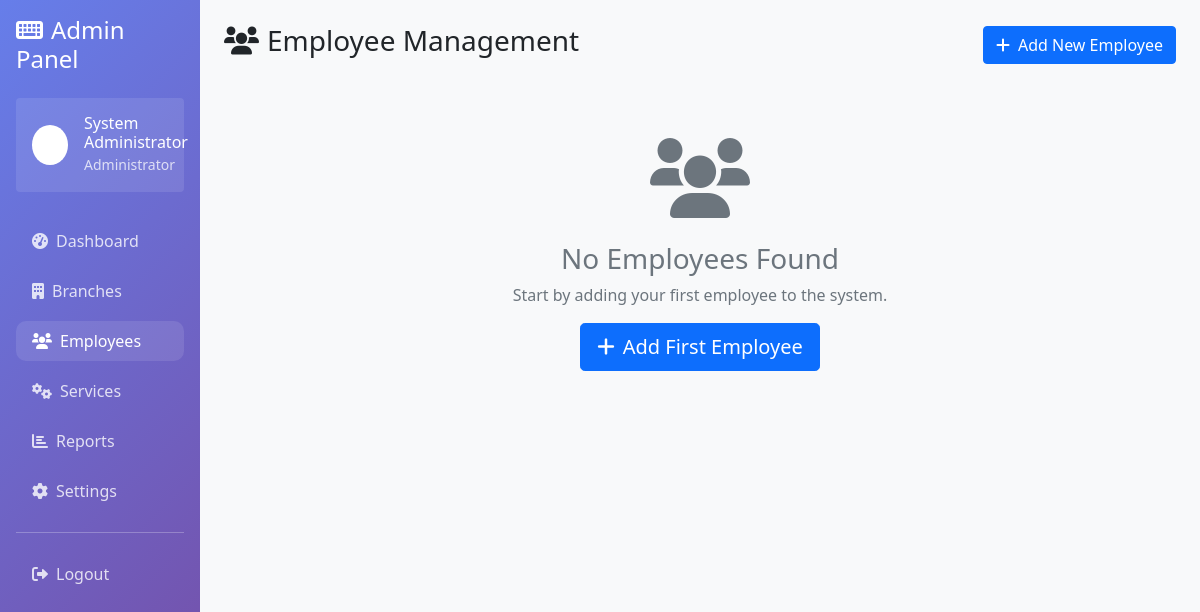
The app's page /admin/employees.php (signed in), older data.
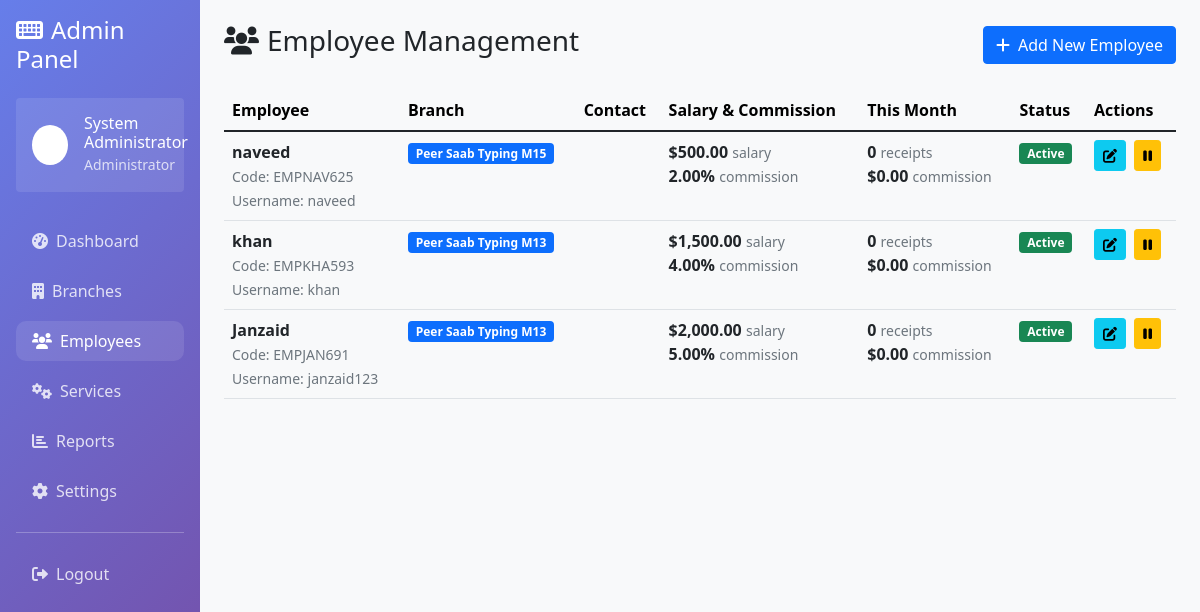
The same page, newer data.
### tables this page shows
CREATE TABLE employees (
            id INTEGER PRIMARY KEY AUTOINCREMENT,
            branch_id INTEGER NOT NULL,
            employee_code VARCHAR(20) UNIQUE NOT NULL,
            username VARCHAR(50) UNIQUE NOT NULL,
            password VARCHAR(255) NOT NULL,
            full_name VARCHAR(100) NOT NULL,
            email VARCHAR(100),
            phone VARCHAR(20),
            basic_salary DECIMAL(10,2) DEFAULT 0.00,
            commission_rate DECIMAL(5,2) DEFAULT 0.00,
            hire_date DATE NOT NULL,
            status TEXT DEFAULT 'active' CHECK (status IN ('active', 'inactive')),
            created_at DATETIME DEFAULT CURRENT_TIMESTAMP,
            FOREIGN KEY (branch_id) REFERENCES branches(id)
        );

### config/database.php (called while the page is built, shortened)
<?php
class Database {
    private $connection;
    public function __construct() {
        $this->db_path = __DIR__ . '/../data/typing_center.db';
        $dir = dirname($this->db_path);
        $this->connection = new PDO("sqlite:" . $this->db_path);
        $this->connection->setAttribute(PDO::ATTR_ERRMODE, PDO::ERRMODE_EXCEPTION);
        $this->connection->exec("PRAGMA foreign_keys = ON");
        $this->createTables();
    }
    public function getConnection() {
        return $this->connection;
    }
    private function createTables() {
        $this->connection->exec($sql);
        $stmt = $this->connection->prepare("SELECT COUNT(*) FROM admin");
        $stmt->execute();
        $stmt = $this->connection->prepare("SELECT COUNT(*) FROM services");
        $stmt->execute();
        $stmt = $this->connection->prepare("SELECT COUNT(*) FROM settings");
        $stmt->execute();
    }
}
?>

### includes/auth.php (called while the page is built, shortened)
<?php
class Auth {
    public function getUserInfo() {
        return [
            'id' => $_SESSION['user_id'] ?? null,
            'type' => $_SESSION['user_type'] ?? null,
            'username' => $_SESSION['username'] ?? null,
            'full_name' => $_SESSION['full_name'] ?? null,
            'branch_id' => $_SESSION['branch_id'] ?? null,
            'branch_name' => $_SESSION['branch_name'] ?? null
        ];
    }
}
?>

### admin/employees.php (the view, shortened to what this page needs)
<?php
require_once '../config/database.php';
require_once '../includes/auth.php';
$database = new Database();
$auth = new Auth($database);
$auth->requireRole(['admin']);
$user_info = $auth->getUserInfo();
$db = $database->getConnection();
$stmt = $db->query("SELECT e.*, b.branch_name,
    (SELECT COUNT(*) FROM receipts WHERE employee_id = e.id AND strftime('%Y-%m', created_at) = strftime('%Y-%m', 'now')) as monthly_receipts,
    (SELECT COALESCE(SUM(total_commission), 0) FROM receipts WHERE employee_id = e.id AND strftime('%Y-%m', created_at) = strftime('%Y-%m', 'now')) as monthly_commission
    FROM employees e
    LEFT JOIN branches b ON e.branch_id = b.id
    ORDER BY e.created_at DESC");
$employees = $stmt->fetchAll(PDO::FETCH_ASSOC);
?>
<!DOCTYPE html>
<html lang="en">
<head>
    <link href="https://cdn.jsdelivr.net/npm/bootstrap@5.1.3/dist/css/bootstrap.min.css" rel="stylesheet">
    <link href="https://cdnjs.cloudflare.com/ajax/libs/font-awesome/6.0.0/css/all.min.css" rel="stylesheet">
</head>
<body>
    <div class="container-fluid">
        <div class="row">
            <div class="col-md-3 col-lg-2 sidebar p-3">
                <h4 class="mb-4"><i class="fas fa-keyboard me-2"></i>Admin Panel</h4>
                <div class="user-info bg-white bg-opacity-10 rounded p-3 mb-4">
                    <div class="d-flex align-items-center">
                        <div class="avatar bg-white bg-opacity-20 rounded-circle p-2 me-3">
                            <i class="fas fa-user-shield"></i>
                        </div>
                        <div>
                            <h6 class="mb-0"><?= htmlspecialchars($user_info['full_name']) ?></h6>
                            <small class="opacity-75">Administrator</small>
                        </div>
                    </div>
                </div>
                <nav class="nav flex-column">
                    <a class="nav-link" href="/admin/dashboard.php">
                        <i class="fas fa-tachometer-alt me-2"></i>Dashboard
                    </a>
                    <a class="nav-link" href="/admin/branches.php">
                        <i class="fas fa-building me-2"></i>Branches
                    </a>
                    <a class="nav-link active" href="/admin/employees.php">
                        <i class="fas fa-users me-2"></i>Employees
                    </a>
                    <a class="nav-link" href="/admin/services.php">
                        <i class="fas fa-cogs me-2"></i>Services
                    </a>
                    <a class="nav-link" href="/admin/reports.php">
                        <i class="fas fa-chart-bar me-2"></i>Reports
                    </a>
                    <a class="nav-link" href="/admin/settings.php">
                        <i class="fas fa-cog me-2"></i>Settings
                    </a>
                    <hr class="my-3">
                    <a class="nav-link" href="/logout.php">
                        <i class="fas fa-sign-out-alt me-2"></i>Logout
                    </a>
                </nav>
            </div>
            <div class="col-md-9 col-lg-10 p-4">
                <div class="d-flex justify-content-between align-items-center mb-4">
                    <h1 class="h3"><i class="fas fa-users me-2"></i>Employee Management</h1>
                    <button class="btn btn-primary" data-bs-toggle="modal" data-bs-target="#addEmployeeModal">
                        <i class="fas fa-plus me-2"></i>Add New Employee
                    </button>
                </div>
                <?php if (empty($employees)): ?>
                    <div class="text-center py-5">
                        <i class="fas fa-users fa-5x text-muted mb-4"></i>
                        <h3 class="text-muted">No Employees Found</h3>
                        <p class="text-muted">Start by adding your first employee to the system.</p>
                        <button class="btn btn-primary btn-lg" data-bs-toggle="modal" data-bs-target="#addEmployeeModal">
                            <i class="fas fa-plus me-2"></i>Add First Employee
                        </button>
                    </div>
                <?php else: ?>
                    <div class="table-responsive">
                        <table class="table table-hover">
                            <thead class="table-light">
                                <tr>
                                    <th>Employee</th>
                                    <th>Branch</th>
                                    <th>Contact</th>
                                    <th>Salary & Commission</th>
                                    <th>This Month</th>
                                    <th>Status</th>
                                    <th>Actions</th>
                                </tr>
                            </thead>
                            <tbody>
                                <?php foreach ($employees as $employee): ?>
                                    <tr>
                                        <td>
                                            <div>
                                                <strong><?= htmlspecialchars($employee['full_name']) ?></strong><br>
                                                <small class="text-muted">
                                                    Code: <?= htmlspecialchars($employee['employee_code']) ?><br>
                                                    Username: <?= htmlspecialchars($employee['username']) ?>
                                                </small>
                                            </div>
                                        </td>
                                        <td>
                                            <span class="badge bg-primary"><?= htmlspecialchars($employee['branch_name'] ?? 'No Branch') ?></span>
                                        </td>
                                        <td>
                                        </td>
                                        <td>
                                            <div>
                                                <strong>$<?= number_format($employee['basic_salary'], 2) ?></strong> <small class="text-muted">salary</small><br>
                                                <strong><?= number_format($employee['commission_rate'], 2) ?>%</strong> <small class="text-muted">commission</small>
                                            </div>
                                        </td>
                                        <td>
                                            <div>
                                                <strong><?= $employee['monthly_receipts'] ?></strong> <small class="text-muted">receipts</small><br>
                                                <strong>$<?= number_format($employee['monthly_commission'], 2) ?></strong> <small class="text-muted">commission</small>
                                            </div>
                                        </td>
                                        <td>
                                            <span class="badge bg-<?= $employee['status'] === 'active' ? 'success' : 'secondary' ?>">
                                                <?= ucfirst($employee['status']) ?>
                                            </span>
                                        </td>
                                        <td>
                                            <button type="button" class="btn btn-sm btn-info me-1"
                                                    data-bs-toggle="modal"
                                                    data-bs-target="#editEmployeeModal"
                                                    onclick="populateEditModal(<?= htmlspecialchars(json_encode($employee)) ?>)">
                                                <i class="fas fa-edit"></i>
                                            </button>
                                            <form method="POST" class="d-inline">
                                                <button type="submit" class="btn btn-sm btn-<?= $employee['status'] === 'active' ? 'warning' : 'success' ?>"
                                                        onclick="return confirm('Are you sure you want to <?= $employee['status'] === 'active' ? 'deactivate' : 'activate' ?> this employee?')">
                                                    <i class="fas fa-<?= $employee['status'] === 'active' ? 'pause' : 'play' ?>"></i>
                                                </button>
                                            </form>
                                        </td>
                                    </tr>
                                <?php endforeach; ?>
                            </tbody>
                        </table>
                    </div>
                <?php endif; ?>
            </div>
        </div>
    </div>
</body>
</html>

### admin/employees.php (style rules this page uses)
body { background-color: #f8f9fa; }
.sidebar { background: linear-gradient(135deg, #667eea 0%, #764ba2 100%); min-height: 100vh; color: white; }
.sidebar .nav-link { color: rgba(255, 255, 255, 0.8); border-radius: 10px; margin: 5px 0; transition: all 0.3s; }
.sidebar .nav-link:hover, .sidebar .nav-link.active { color: white; background-color: rgba(255, 255, 255, 0.1); }

Row changes from the older to the newer data that the page shows:
added employees: full_name "naveed", employee_code "EMPNAV625", username "naveed", branch_name "Peer Saab Typing M15", basic_salary "500.00", commission_rate "2.00", monthly_receipts "0", monthly_commission "0.00", status "Active"
added employees: full_name "khan", employee_code "EMPKHA593", username "khan", branch_name "Peer Saab Typing M13", basic_salary "1,500.00", commission_rate "4.00", monthly_receipts "0", monthly_commission "0.00", status "Active"
added employees: full_name "Janzaid", employee_code "EMPJAN691", username "janzaid123", branch_name "Peer Saab Typing M13", basic_salary "2,000.00", commission_rate "5.00", monthly_receipts "0", monthly_commission "0.00", status "Active"
Text that changed along with them:
text no longer shown: "No Employees Found Start by adding your first employee to the system. Add First Employee"
text now shown: "Employee Branch Contact Salary & Commission This Month Status Actions"
